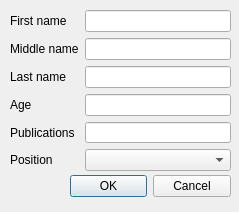
<?xml version="1.0" encoding="UTF-8"?>
<ui version="4.0">
 <class>DialogNewProfessor</class>
 <widget class="QDialog" name="DialogNewProfessor">
  <property name="geometry">
   <rect>
    <x>0</x>
    <y>0</y>
    <width>239</width>
    <height>212</height>
   </rect>
  </property>
  <property name="windowTitle">
   <string>Adding professor</string>
  </property>
  <widget class="QDialogButtonBox" name="buttonBox">
   <property name="geometry">
    <rect>
     <x>70</x>
     <y>170</y>
     <width>161</width>
     <height>32</height>
    </rect>
   </property>
   <property name="orientation">
    <enum>Qt::Horizontal</enum>
   </property>
   <property name="standardButtons">
    <set>QDialogButtonBox::Cancel|QDialogButtonBox::Ok</set>
   </property>
  </widget>
  <widget class="QWidget" name="formLayoutWidget">
   <property name="geometry">
    <rect>
     <x>10</x>
     <y>10</y>
     <width>221</width>
     <height>161</height>
    </rect>
   </property>
   <layout class="QFormLayout" name="formLayout">
    <item row="0" column="0">
     <widget class="QLabel" name="label">
      <property name="text">
       <string>First name</string>
      </property>
     </widget>
    </item>
    <item row="0" column="1">
     <widget class="QLineEdit" name="lineEdit"/>
    </item>
    <item row="1" column="0">
     <widget class="QLabel" name="label_2">
      <property name="text">
       <string>Middle name</string>
      </property>
     </widget>
    </item>
    <item row="1" column="1">
     <widget class="QLineEdit" name="lineEdit_2"/>
    </item>
    <item row="2" column="0">
     <widget class="QLabel" name="label_3">
      <property name="text">
       <string>Last name</string>
      </property>
     </widget>
    </item>
    <item row="2" column="1">
     <widget class="QLineEdit" name="lineEdit_3"/>
    </item>
    <item row="3" column="0">
     <widget class="QLabel" name="label_4">
      <property name="text">
       <string>Age</string>
      </property>
     </widget>
    </item>
    <item row="3" column="1">
     <widget class="QLineEdit" name="lineEdit_4"/>
    </item>
    <item row="4" column="0">
     <widget class="QLabel" name="label_5">
      <property name="text">
       <string>Publications</string>
      </property>
     </widget>
    </item>
    <item row="4" column="1">
     <widget class="QLineEdit" name="lineEdit_5"/>
    </item>
    <item row="5" column="0">
     <widget class="QLabel" name="label_6">
      <property name="text">
       <string>Position</string>
      </property>
     </widget>
    </item>
    <item row="5" column="1">
     <widget class="QComboBox" name="comboBox"/>
    </item>
   </layout>
  </widget>
 </widget>
 <resources/>
 <connections>
  <connection>
   <sender>buttonBox</sender>
   <signal>accepted()</signal>
   <receiver>DialogNewProfessor</receiver>
   <slot>accept()</slot>
   <hints>
    <hint type="sourcelabel">
     <x>248</x>
     <y>254</y>
    </hint>
    <hint type="destinationlabel">
     <x>157</x>
     <y>274</y>
    </hint>
   </hints>
  </connection>
  <connection>
   <sender>buttonBox</sender>
   <signal>rejected()</signal>
   <receiver>DialogNewProfessor</receiver>
   <slot>reject()</slot>
   <hints>
    <hint type="sourcelabel">
     <x>316</x>
     <y>260</y>
    </hint>
    <hint type="destinationlabel">
     <x>286</x>
     <y>274</y>
    </hint>
   </hints>
  </connection>
 </connections>
</ui>
